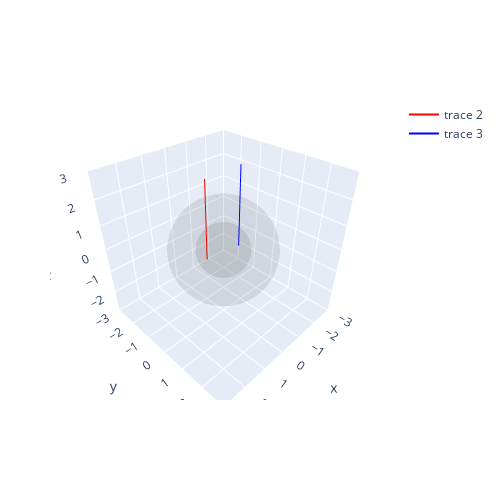

The code cell stored with this chart in its notebook:
### Code cell
import nerfstudio
import torch
import plotly.graph_objects as go
import nerfstudio.cameras.rays
import nerfstudio.utils.plotly_utils as vis

num_near_samples = 3
num_far_samples = 100
near = 1  # define near_dist, this needs to be specified
far = 100

origins = torch.tensor([[0.8, 0, 0], [-0.8, 0, -0.2]]) # shape: [2, 3]
directions = torch.tensor([[0.0, 0.0, 1.0], [0.0, 0.0, 1.0]]) # shape: [2, 3]
directions = directions / directions.norm(dim=-1, keepdim=True)

# generate a number of points along each ray
near_distances = torch.linspace(0, near, num_near_samples) # shape: [num_near_samples]
far_distances = torch.linspace(near, far, num_far_samples) # shape: [num_far_samples]

near_positions = origins[:, None, :] + directions[:, None, :] * near_distances[None, :, None] # shape: [2, num_near_samples, 3]
far_positions = origins[:, None, :] + directions[:, None, :] * far_distances[None, :, None] # shape: [2, num_far_samples, 3]

data = []

data.append(vis.get_sphere(radius=1.0, color="#111111", opacity=0.05))
data.append(vis.get_sphere(radius=2.0, color="#111111", opacity=0.05))

colors = ['red', 'blue']  # colors for the two rays

# Add the rays to the plot
for i in range(2):
    all_points = torch.cat([near_positions[i], far_positions[i]], dim=0)
    data.append(go.Scatter3d(x=all_points[:, 0], y=all_points[:, 1], z=all_points[:, 2], mode='lines', line=dict(color=colors[i])))

# Set size, aspect ratio, and axis range
fig = go.Figure(data=data, layout=go.Layout(
    autosize=False,
    width=500,
    height=500,
    margin=dict(
        l=50,
        r=50,
        b=100,
        t=100,
        pad=4
    ),
    scene=dict(
        xaxis=dict(range=[-3, 3]),
        yaxis=dict(range=[-3, 3]),
        zaxis=dict(range=[-3, 3]),
        aspectmode='cube'
    )
))

fig.show()

### Figure 1 — Plotly figure (JSON) as saved in the notebook; plotly's stock layout.template omitted (floating-point values rounded to 4 significant figures; data arrays with more than 128 entries replaced by an {"elided": "..."} marker saying what was removed)
{"data": [{"alphahull": 0, "color": "#111111", "opacity": 0.05, "type": "mesh3d", "x": {"elided": "1024 float values"}, "y": {"elided": "1024 float values"}, "z": {"elided": "1024 float values"}}, {"alphahull": 0, "color": "#111111", "opacity": 0.05, "type": "mesh3d", "x": {"elided": "1024 float values"}, "y": {"elided": "1024 float values"}, "z": {"elided": "1024 float values"}}, {"line": {"color": "red"}, "mode": "lines", "type": "scatter3d", "x": [0.8, 0.8, 0.8, 0.8, 0.8, 0.8, 0.8, 0.8, 0.8, 0.8, 0.8, 0.8, 0.8, 0.8, 0.8, 0.8, 0.8, 0.8, 0.8, 0.8, 0.8, 0.8, 0.8, 0.8, 0.8, 0.8, 0.8, 0.8, 0.8, 0.8, 0.8, 0.8, 0.8, 0.8, 0.8, 0.8, 0.8, 0.8, 0.8, 0.8, 0.8, 0.8, 0.8, 0.8, 0.8, 0.8, 0.8, 0.8, 0.8, 0.8, 0.8, 0.8, 0.8, 0.8, 0.8, 0.8, 0.8, 0.8, 0.8, 0.8, 0.8, 0.8, 0.8, 0.8, 0.8, 0.8, 0.8, 0.8, 0.8, 0.8, 0.8, 0.8, 0.8, 0.8, 0.8, 0.8, 0.8, 0.8, 0.8, 0.8, 0.8, 0.8, 0.8, 0.8, 0.8, 0.8, 0.8, 0.8, 0.8, 0.8, 0.8, 0.8, 0.8, 0.8, 0.8, 0.8, 0.8, 0.8, 0.8, 0.8, 0.8, 0.8, 0.8], "y": [0, 0, 0, 0, 0, 0, 0, 0, 0, 0, 0, 0, 0, 0, 0, 0, 0, 0, 0, 0, 0, 0, 0, 0, 0, 0, 0, 0, 0, 0, 0, 0, 0, 0, 0, 0, 0, 0, 0, 0, 0, 0, 0, 0, 0, 0, 0, 0, 0, 0, 0, 0, 0, 0, 0, 0, 0, 0, 0, 0, 0, 0, 0, 0, 0, 0, 0, 0, 0, 0, 0, 0, 0, 0, 0, 0, 0, 0, 0, 0, 0, 0, 0, 0, 0, 0, 0, 0, 0, 0, 0, 0, 0, 0, 0, 0, 0, 0, 0, 0, 0, 0, 0], "z": [0, 0.5, 1, 1, 2, 3, 4, 5, 6, 7, 8, 9, 10, 11, 12, 13, 14, 15, 16, 17, 18, 19, 20, 21, 22, 23, 24, 25, 26, 27, 28, 29, 30, 31, 32, 33, 34, 35, 36, 37, 38, 39, 40, 41, 42, 43, 44, 45, 46, 47, 48, 49, 50, 51, 52, 53, 54, 55, 56, 57, 58, 59, 60, 61, 62, 63, 64, 65, 66, 67, 68, 69, 70, 71, 72, 73, 74, 75, 76, 77, 78, 79, 80, 81, 82, 83, 84, 85, 86, 87, 88, 89, 90, 91, 92, 93, 94, 95, 96, 97, 98, 99, 100]}, {"line": {"color": "blue"}, "mode": "lines", "type": "scatter3d", "x": [-0.8, -0.8, -0.8, -0.8, -0.8, -0.8, -0.8, -0.8, -0.8, -0.8, -0.8, -0.8, -0.8, -0.8, -0.8, -0.8, -0.8, -0.8, -0.8, -0.8, -0.8, -0.8, -0.8, -0.8, -0.8, -0.8, -0.8, -0.8, -0.8, -0.8, -0.8, -0.8, -0.8, -0.8, -0.8, -0.8, -0.8, -0.8, -0.8, -0.8, -0.8, -0.8, -0.8, -0.8, -0.8, -0.8, -0.8, -0.8, -0.8, -0.8, -0.8, -0.8, -0.8, -0.8, -0.8, -0.8, -0.8, -0.8, -0.8, -0.8, -0.8, -0.8, -0.8, -0.8, -0.8, -0.8, -0.8, -0.8, -0.8, -0.8, -0.8, -0.8, -0.8, -0.8, -0.8, -0.8, -0.8, -0.8, -0.8, -0.8, -0.8, -0.8, -0.8, -0.8, -0.8, -0.8, -0.8, -0.8, -0.8, -0.8, -0.8, -0.8, -0.8, -0.8, -0.8, -0.8, -0.8, -0.8, -0.8, -0.8, -0.8, -0.8, -0.8], "y": [0, 0, 0, 0, 0, 0, 0, 0, 0, 0, 0, 0, 0, 0, 0, 0, 0, 0, 0, 0, 0, 0, 0, 0, 0, 0, 0, 0, 0, 0, 0, 0, 0, 0, 0, 0, 0, 0, 0, 0, 0, 0, 0, 0, 0, 0, 0, 0, 0, 0, 0, 0, 0, 0, 0, 0, 0, 0, 0, 0, 0, 0, 0, 0, 0, 0, 0, 0, 0, 0, 0, 0, 0, 0, 0, 0, 0, 0, 0, 0, 0, 0, 0, 0, 0, 0, 0, 0, 0, 0, 0, 0, 0, 0, 0, 0, 0, 0, 0, 0, 0, 0, 0], "z": [-0.2, 0.3, 0.8, 0.8, 1.8, 2.8, 3.8, 4.8, 5.8, 6.8, 7.8, 8.8, 9.8, 10.8, 11.8, 12.8, 13.8, 14.8, 15.8, 16.8, 17.8, 18.8, 19.8, 20.8, 21.8, 22.8, 23.8, 24.8, 25.8, 26.8, 27.8, 28.8, 29.8, 30.8, 31.8, 32.8, 33.8, 34.8, 35.8, 36.8, 37.8, 38.8, 39.8, 40.8, 41.8, 42.8, 43.8, 44.8, 45.8, 46.8, 47.8, 48.8, 49.8, 50.8, 51.8, 52.8, 53.8, 54.8, 55.8, 56.8, 57.8, 58.8, 59.8, 60.8, 61.8, 62.8, 63.8, 64.8, 65.8, 66.8, 67.8, 68.8, 69.8, 70.8, 71.8, 72.8, 73.8, 74.8, 75.8, 76.8, 77.8, 78.8, 79.8, 80.8, 81.8, 82.8, 83.8, 84.8, 85.8, 86.8, 87.8, 88.8, 89.8, 90.8, 91.8, 92.8, 93.8, 94.8, 95.8, 96.8, 97.8, 98.8, 99.8]}], "layout": {"autosize": false, "height": 500, "margin": {"b": 100, "l": 50, "pad": 4, "r": 50, "t": 100}, "scene": {"aspectmode": "cube", "xaxis": {"range": [-3, 3]}, "yaxis": {"range": [-3, 3]}, "zaxis": {"range": [-3, 3]}}, "width": 500}}
